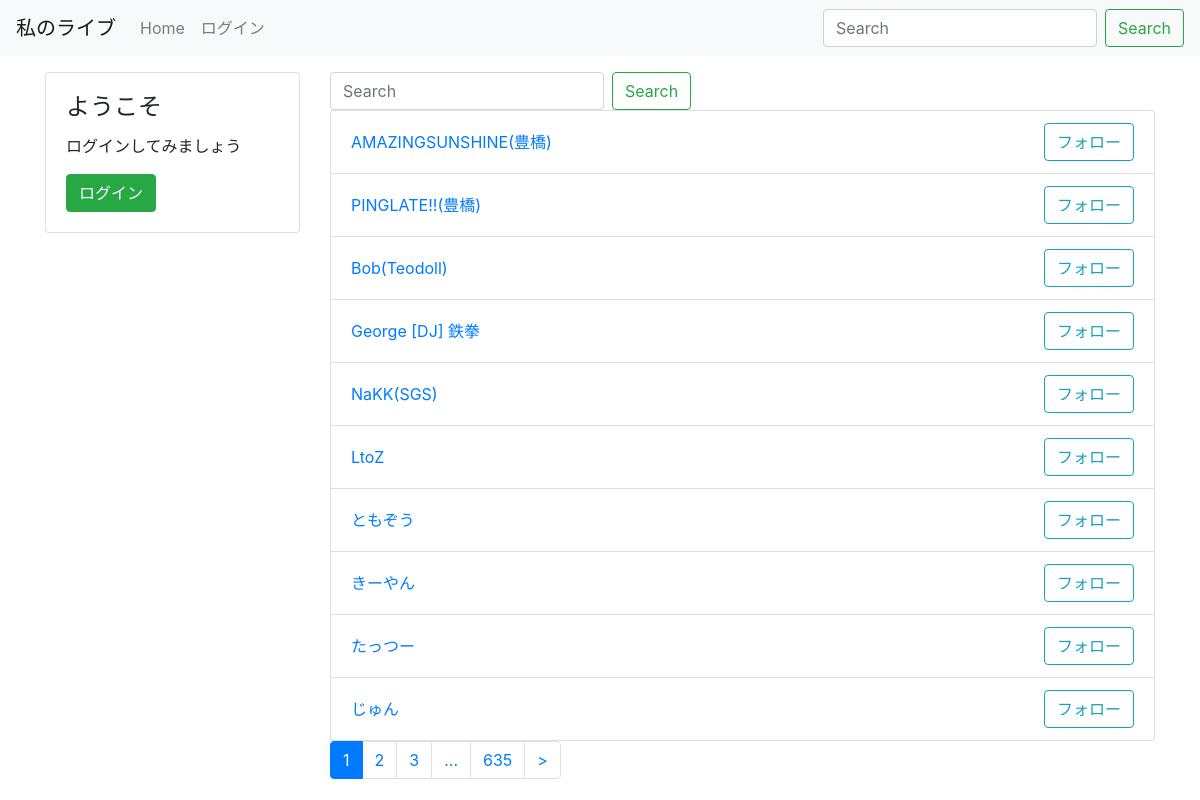
The page /band/ on the database as committed earlier.
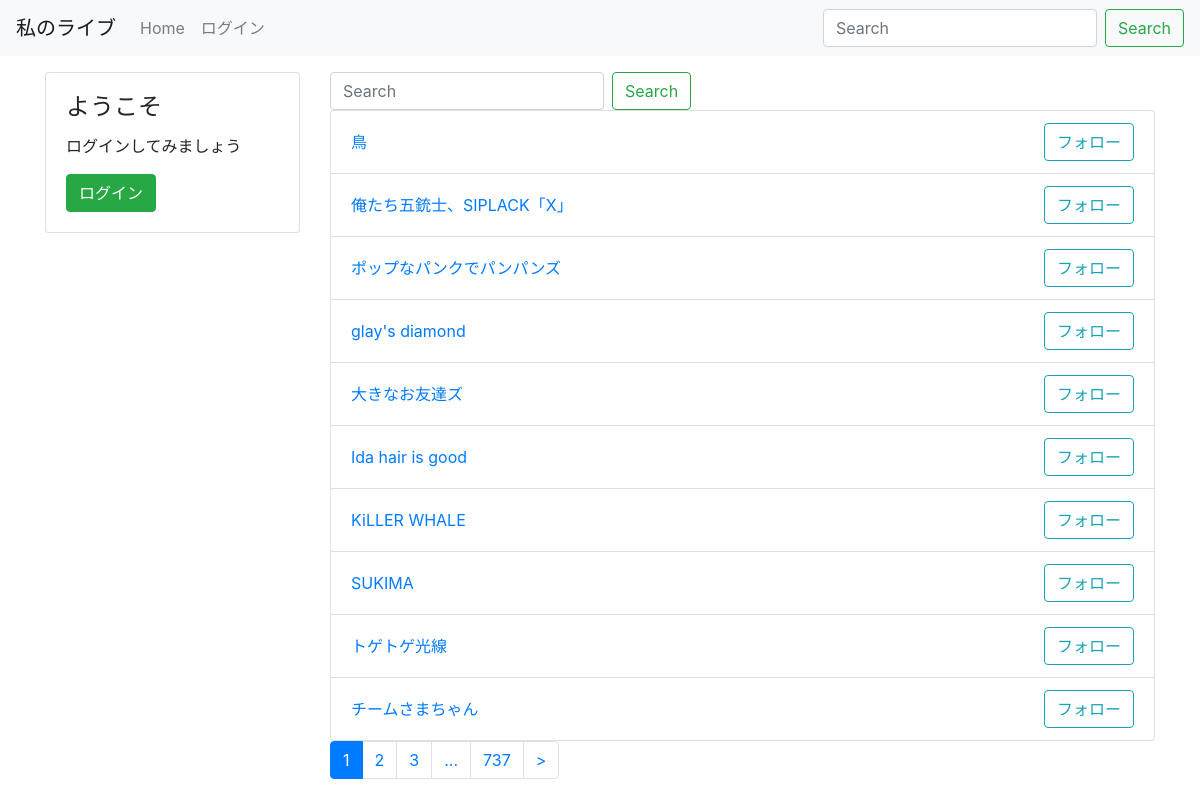
The same page on the database as committed later.
### livecalendar/models.py (models this page shows)
class Band(models.Model):
    name = models.CharField('バンド名', max_length = 50)
    def __str__(self):
        return self.name

### livecalendar/views.py (the view)
# urls.py: path('band/', views.BandListView.as_view(), name='band_list'),
class BandListView(generic.ListView):
    model = Band
    paginate_by = 10
    def get_queryset(self):
        keyword = self.request.GET.get('keyword')
        queryset = Band.objects.all()
        if keyword:
            queryset=queryset.filter(name__icontains=keyword)
        return queryset

### livecalendar/context_processors.py (called while the page is built)
def common(request):
    context = {
        'live_list_et':Live.objects.all(),
    }
    return context

### livecalendar/templatetags/mytag.py (called while the page is built)
@register.simple_tag
def url_replace(request, field, value):
    url_dict=request.GET.copy()
    url_dict[field]=value
    return url_dict.urlencode()

### livecalendar/templates/livecalendar/band_list.html (shortened to what this page needs)
{% extends 'livecalendar/base.html'%}
{% block content%}
<form class="form-inline my-2 my-lg-0" action="{% url 'livecalendar:band_list' %}">
  <input class="form-control mr-sm-2" type="text" placeholder="Search" aria-label="Search" name="keyword">
  <button class="btn btn-outline-success my-2 my-sm-0" type="submit">Search</button>
</form>
<ul class="list-group">
  {% for band in band_list %}
  <li id="bandlist" class="hvr-grow list-group-item d-flex justify-content-between align-items-center">
    <a href="{% url 'livecalendar:band_detail' band.pk %}">{{ band }}</a>
    {%if request.path == '/band/'%}
    <form action="{% url 'livecalendar:follow' band.pk %}" method="post">
      <button class="btn btn-outline-info" type="submit" name="button">フォロー</button>
    </form>
    {% endif %}
    {% endfor %}
  </li>
</ul>
{% include 'livecalendar/page.html' %}
{% endblock %}

### livecalendar/templates/livecalendar/base.html (shortened to what this page needs)
{% load static %}
<!doctype html>
<html lang="ja">
  <head>
    <link rel="stylesheet" href="https://stackpath.bootstrapcdn.com/bootstrap/4.1.3/css/bootstrap.min.css">
    <link rel="stylesheet" href="{% static 'livecalendar/hira.css' %}">
  </head>
  <body>
   <nav class="navbar navbar-expand-lg navbar-light bg-light">
      <a class="navbar-brand" href="#">私のライブ</a>
      <div class="collapse navbar-collapse" id="navbarSupportedContent">
        <ul class="navbar-nav mr-auto">
          <li {%if request.path == '/'%}class="nav-item active"{% endif %}>
            <a class="nav-link" href="{% url 'livecalendar:index' %}">Home</a>
          </li>
          {% if user.is_authenticated %}
          <li {%if request.path == '/band/'%}class="nav-item active"{% endif %}>
            <a class="nav-item nav-link" href="{% url 'livecalendar:band_list' %}">バンド</a>
          </li>
          <li {%if request.path == '/mylive/'%}class="nav-item active"{% endif %}>
            <a class="nav-item nav-link" href="{% url 'livecalendar:follow_live' %}">マイライブ</a>
          </li>
          <li {%if request.path == '/myband/'%}class="nav-item active"{% endif %}>
            <a class="nav-item nav-link" href="{% url 'livecalendar:follow_band' %}">マイバンド</a>
          </li>
          <li>
            <a class="nav-item nav-link" href="{% url 'livecalendar:logout' %}">ログアウト</a>
          </li>
          <li>
            {% now "Y" as c_y %}
            {% now "m" as c_m %}
            <a class="nav-item nav-link" href="{% url 'livecalendar:calendar' c_y c_m %}">カレンダー</a>
          </li>
          {% else %}
          <li class="nav-item">
            <a class="nav-item nav-link" href="{% url 'livecalendar:login' %}">ログイン</a>
          </li>
          {% endif %}
        </ul>
        <form class="form-inline my-2 my-lg-0" action="{% url 'livecalendar:index' %}">
          <input class="form-control mr-sm-2" type="text" placeholder="Search" aria-label="Search" name="keyword">
          <button class="btn btn-outline-success my-2 my-sm-0" type="submit">Search</button>
        </form>
      </div>
    </nav>
    <div class="container mt-3">
      <div class="row">
        <div class="col-md-3">
          {% if user.is_authenticated %}
          <div class="card">
            {% if user.userimage %}
            <img class="card-img-top" src="{{ user.userimage.url }}" alt="{{ user.username }}">
            {% else %}
            <img class="card-img-top" src="{% static 'livecalendar/noimage.png' %}" alt="No image">
            {% endif %}
            <div class="card-body">
              <h4 class="card-title">{{ user.screenname }}</h4>
              <h6 class="card-subtitle mb-2 text-muted">{{ user.username}}</h6>
              <p class="card-text">
                お気に入りバンド数 {{ user.favorite_band.count }}
              </p>
              <a href="{% url 'livecalendar:edit' user.pk %}" class="btn btn-info">編集</a>
            </div>
          </div>
          {% else %}
          <div class="card">
            <div class="card-body">
              <h4 class="card-title">ようこそ</h4>
              <p class="card-text">
                ログインしてみましょう
              </p>
              <a class="btn btn-success" href="{% url 'livecalendar:login' %}">ログイン</a>
            </div>
          </div>
          {% endif %}
        </div>
        <div class="col-md-9">
        {% block content %}
        {% endblock %}
        </div>
      </div>
    </div>
  </body>
</html>

### livecalendar/templates/livecalendar/page.html (shortened to what this page needs)
{% load mytag %}
<nav aria-label="Page navigation">
  <ul class="pagination">
    {% for link_page in page_obj.paginator.page_range %}
      {% if link_page == page_obj.number %}
        <li class="page-item active">
          <a class="page-link" href="?{% url_replace request 'page' link_page %}">
            {{ link_page }}
          </a>
        </li>
      {% elif link_page < page_obj.number|add:3 and link_page > page_obj.number|add:-3 %}
        <li class="page-item">
          <a class="page-link" href="?{% url_replace request 'page' link_page %}">
            {{ link_page }}
          </a>
        </li>
      {% endif %}
    {% endfor %}
    {% if page_obj.number < page_obj.paginator.num_pages|add:-3 %}
  <li class="page-item"><span class="page-link" aria-hidden="true">...</span></li>
  {% endif %}
  {% if page_obj.number < page_obj.paginator.num_pages|add:-2 %}
  <li class="page-item">
    <a class="page-link" href="?{% url_replace request 'page' page_obj.paginator.num_pages %}" aria-label="Last">{{ page_obj.paginator.num_pages}}</a>
  </li>
  {% endif%}
  {% if page_obj.has_next %}
  <li class="page-item">
    <a class="page-link" href="?{% url_replace request 'page' page_obj.next_page_number %}" aria-label="Next">
      <span aria-hidden="true">&gt;</span>
    </a>
  </li>
  {% endif %}
  </ul>
</nav>

### livecalendar/static/livecalendar/hira.css (style rules this page uses)
.hvr-grow { vertical-align: middle; -webkit-transform: perspective(1px) translateZ(0); transform: perspective(1px) translateZ(0); box-shadow: 0 0 1px rgba(0, 0, 0, 0); -webkit-transition-duration: 0.3s; transition-duration: 0.1s; -webkit-transition-property: transform; transition-property: transform; }

Rows that differ between the two databases and show on the page:
removed Band: name "AMAZINGSUNSHINE(豊橋)"
removed Band: name "PINGLATE!!(豊橋)"
removed Band: name "Bob(Teodoll)"
removed Band: name "George [DJ] 鉄拳"
removed Band: name "NaKK(SGS)"
removed Band: name "LtoZ"
removed Band: name "ともぞう"
removed Band: name "きーやん"
removed Band: name "たっつー"
removed Band: name "じゅん"
added Band: name "鳥"
added Band: name "俺たち五銃士、SIPLACK「X」"
added Band: name "ポップなパンクでパンパンズ"
added Band: name "glay's diamond"
added Band: name "大きなお友達ズ"
added Band: name "Ida hair is good"
added Band: name "KiLLER WHALE"
added Band: name "SUKIMA"
added Band: name "トゲトゲ光線"
added Band: name "チームさまちゃん"
Other text that changed with them:
{{ page_obj.paginator.num_pages }}: "635" → "737"
